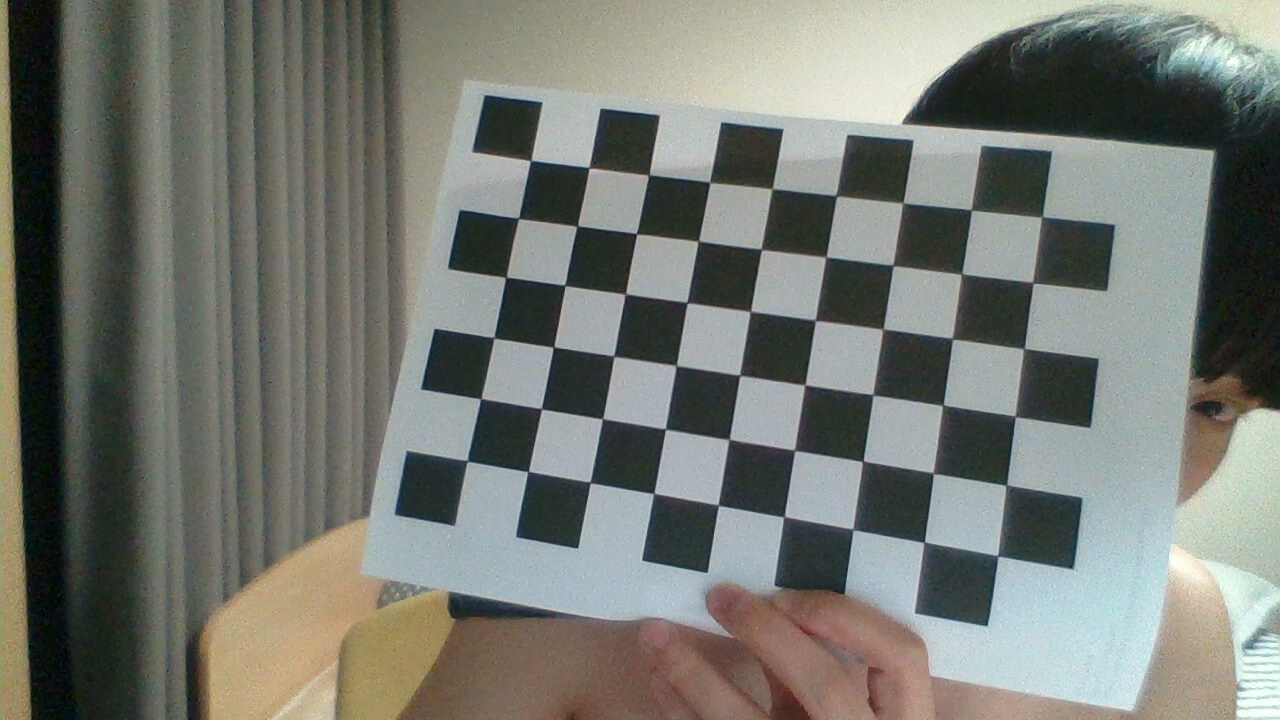
#> input picture my_computer_picture/2020-10-16-211631.jpg, 1280 x 720 px; its folder holds only this picture in this run
$ jupyter execute --allow-errors camera_calibration.ipynb   (shell and % lines are left out)
#> lines starting #> are read from the running program, lines starting #| are printed output that depends on the picture; after the words box and inside, x2 and y2 are one past the last pixel; in counts of white or black regions, pixels touching at a corner belong together
Camera Calibration with OpenCV
===

### Run the code in the cell below to extract object points and image points for camera calibration.

[cell 1]
import numpy as np
import cv2
import glob
import matplotlib.pyplot as plt
#%matplotlib qt

nx=9
ny=6

# prepare object points, like (0,0,0), (1,0,0), (2,0,0) ....,(6,5,0)
objp = np.zeros((nx*ny,3), np.float32)
objp[:,:2] = np.mgrid[0:nx, 0:ny].T.reshape(-1,2)
# Arrays to store object points and image points from all the images.
objpoints = [] # 3d points in real world space
imgpoints = [] # 2d points in image plane.

# Make a list of calibration images
images = glob.glob('my_computer_picture/*.jpg')

# Step through the list and search for chessboard corners
for idx, fname in enumerate(images):
    img = cv2.imread(fname)
#> img is the input picture: shape (720, 1280, 3); mean B, G, R 113, 120.1, 117.3
    gray = cv2.cvtColor(img, cv2.COLOR_BGR2GRAY)
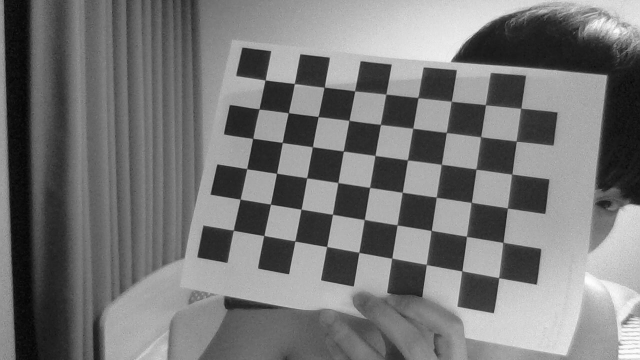
#> gray: shape (720, 1280) (shown at 1/2 size); min 1, max 254, mean 118.5


    # Find the chessboard corners
    ret, corners = cv2.findChessboardCorners(gray, (nx,ny), None)
#> ret = True; corners = 54 rows, first 8: [530.5, 160.7], [588.7, 168], [648.5, 174.8], [709.4, 182.5], [771.7, 188.7], [836.4, 196.3], [903.3, 202.4], [970.9, 210]

    # If found, add object points, image points
    if ret == True:
        objpoints.append(objp)
        imgpoints.append(corners)

        # Draw and display the corners
        cv2.drawChessboardCorners(img, (nx,ny), corners, ret)
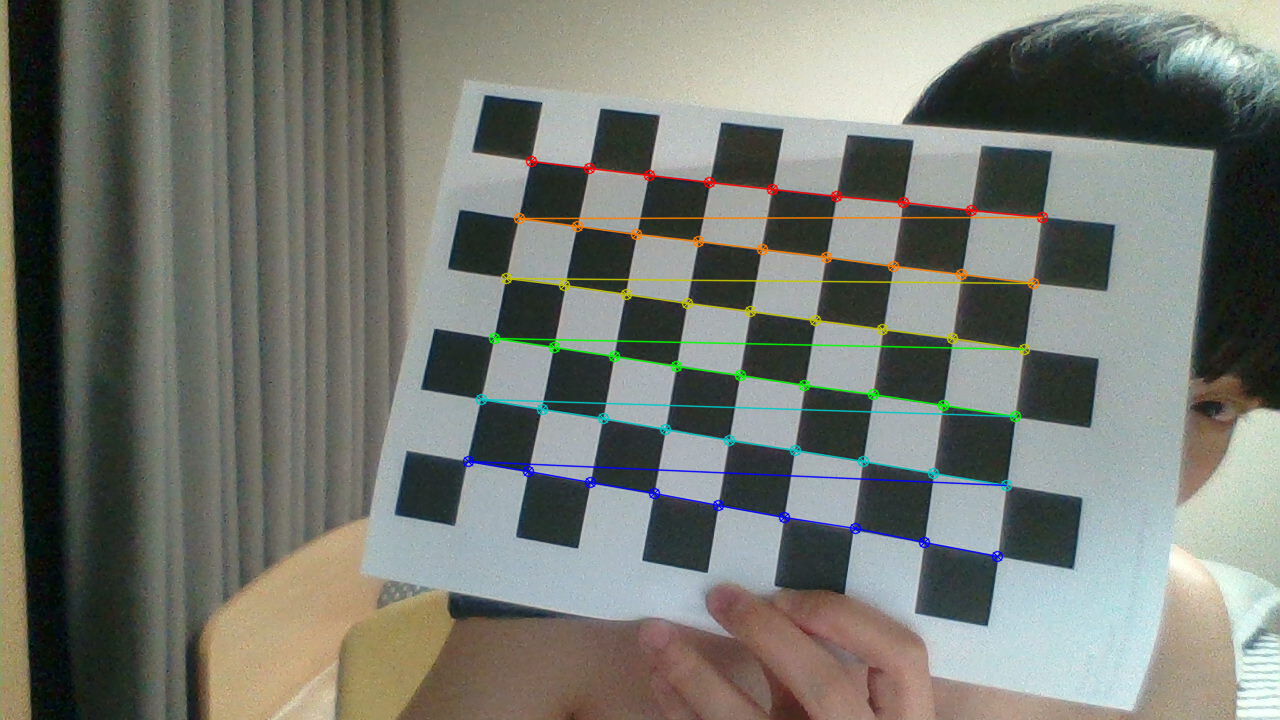
#> img: shape (720, 1280, 3); 2.34% of pixels changed, all inside (x1, y1, x2, y2) = (462, 155, 1049, 563)
        #write_name = 'corners_found'+str(idx)+'.jpg'
        #cv2.imwrite(write_name, img)
        cv2.imshow('img', img)
        cv2.waitKey(150)

cv2.destroyAllWindows()

$ run again, on my_computer_picture/2020-10-16-211743.jpg
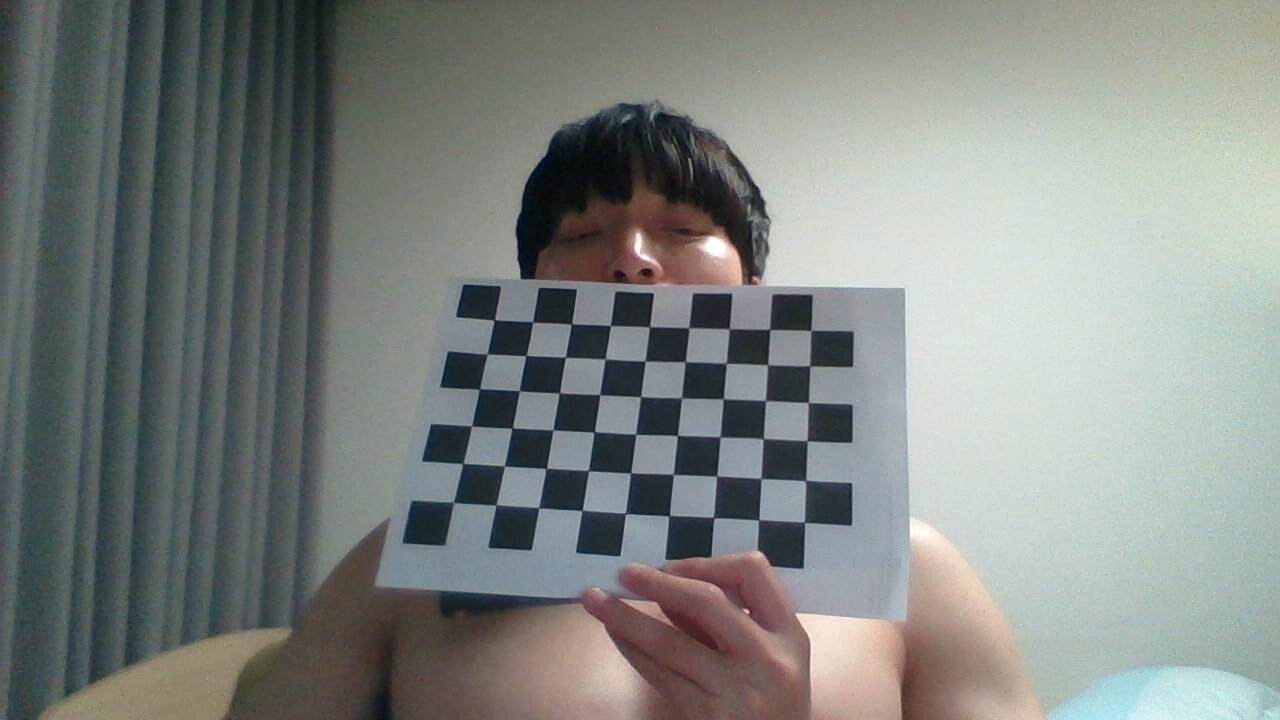
#> input picture my_computer_picture/2020-10-16-211743.jpg, 1280 x 720 px
#> img is the input picture: shape (720, 1280, 3); mean B, G, R 129.7, 133, 128.2
#> `gray = cv2.cvtColor(img, cv2.COLOR_BGR2GRAY)`:
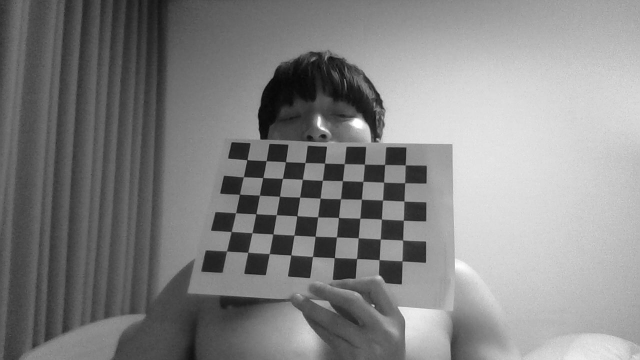
#> gray: shape (720, 1280) (shown at 1/2 size); min 6, max 255, mean 131.2
#> ret = True; corners = 54 rows, first 8: [493.9, 320.3], [532.6, 322], [570.8, 324.2], [610.4, 325.6], [649.1, 327], [688.2, 327.9], [729, 328.9], [769.6, 329.1]
#> `cv2.drawChessboardCorners(img, (nx,ny), corners, ret)`:
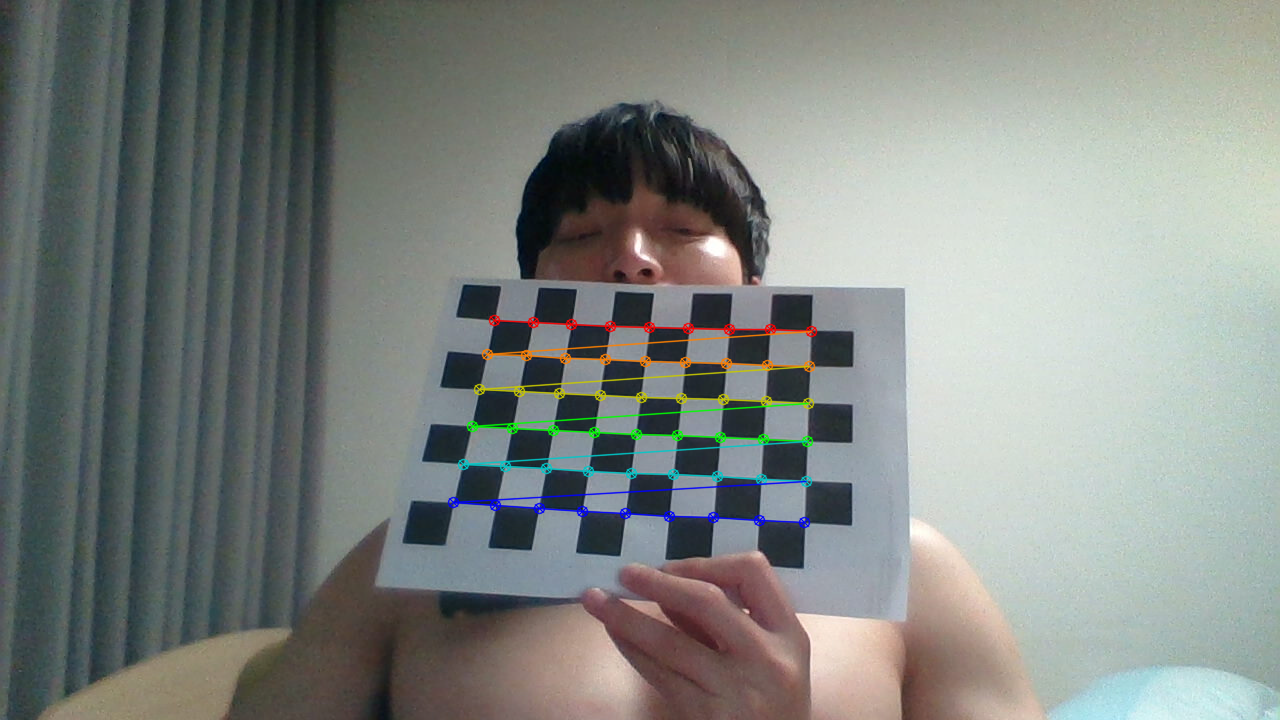
#> img: shape (720, 1280, 3); 1.64% of pixels changed, all inside (x1, y1, x2, y2) = (447, 314, 818, 529)

$ run again, on my_computer_picture/2020-10-16-211753.jpg
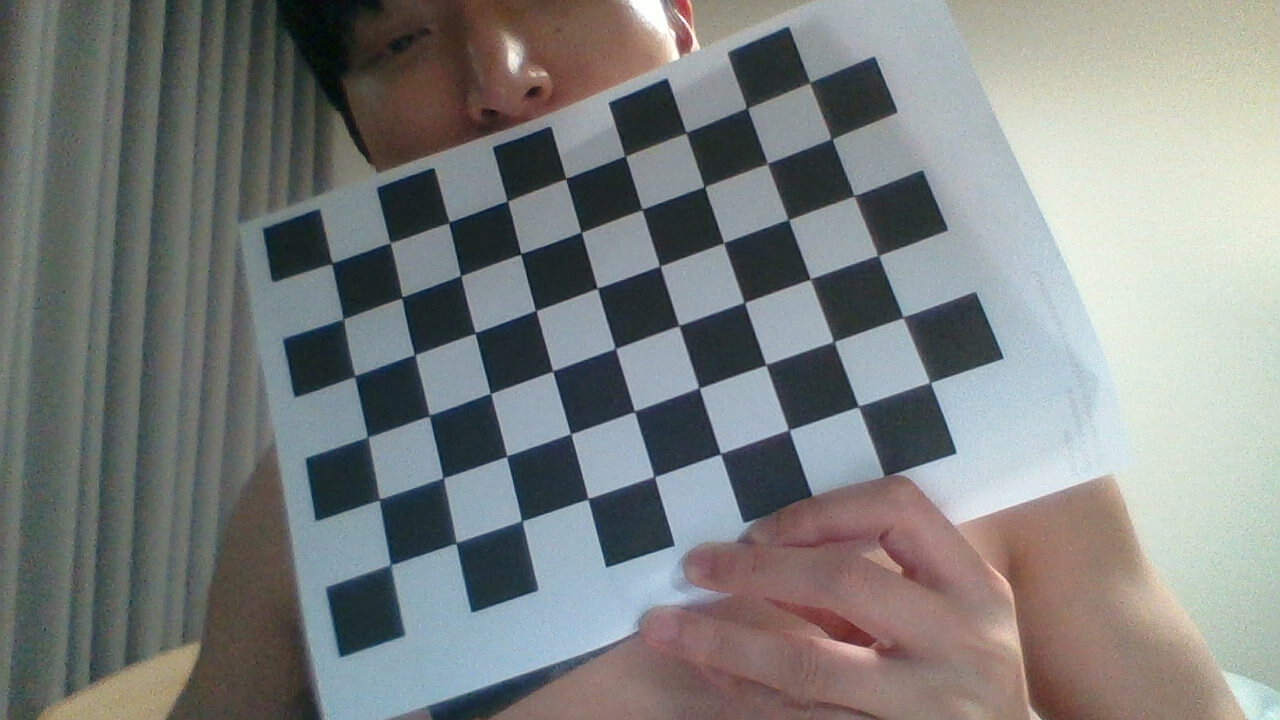
#> input picture my_computer_picture/2020-10-16-211753.jpg, 1280 x 720 px
#> img is the input picture: shape (720, 1280, 3); mean B, G, R 126.5, 127.9, 125.1
#> `gray = cv2.cvtColor(img, cv2.COLOR_BGR2GRAY)`:
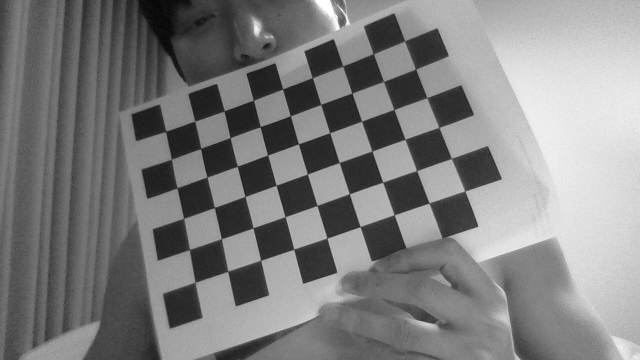
#> gray: shape (720, 1280) (shown at 1/2 size); min 4, max 255, mean 126.9
#> ret = True; corners = 54 rows, first 8: [337, 266], [390.5, 242.6], [448.9, 221.9], [503, 209], [573, 183], [625.5, 156.3], [686.4, 132.5], [745.9, 107.6]
#> `cv2.drawChessboardCorners(img, (nx,ny), corners, ret)`:
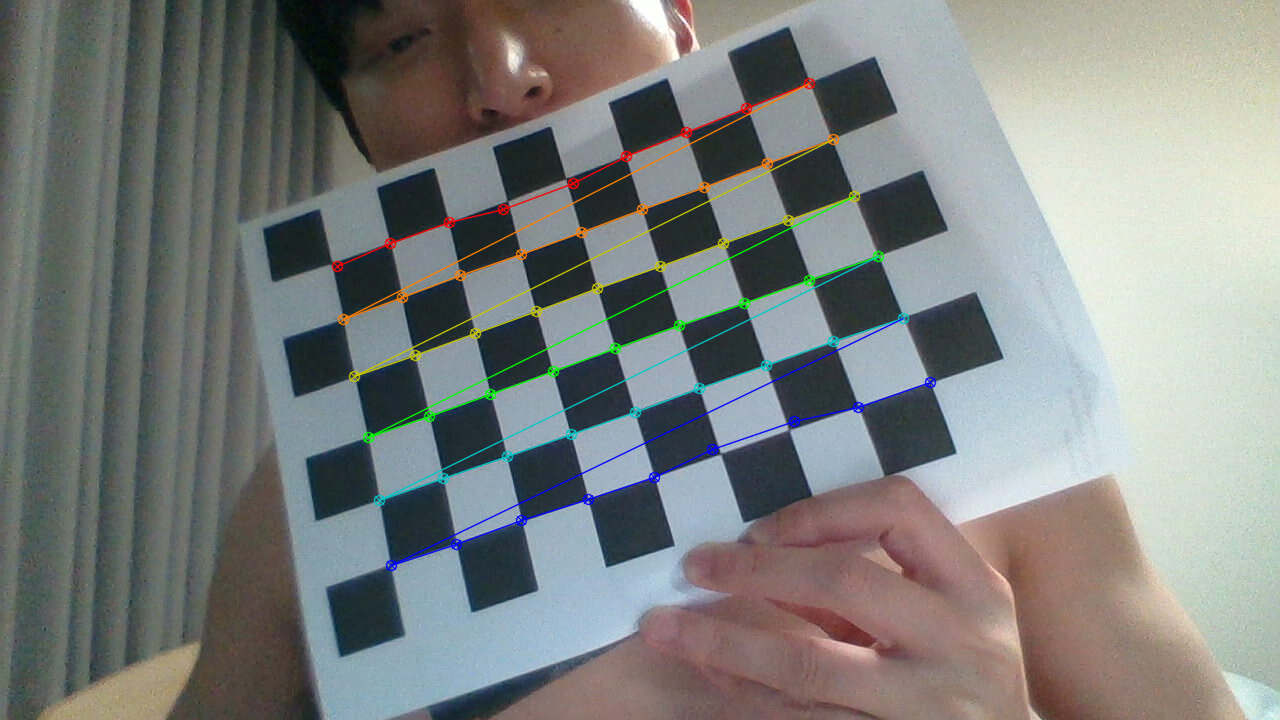
#> img: shape (720, 1280, 3); 2.26% of pixels changed, all inside (x1, y1, x2, y2) = (331, 77, 937, 572)
